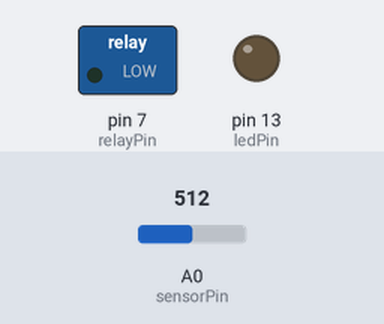
Recording of a sketch running on a simulated Arduino Uno, built with avr-gcc and run on an emulated ATmega328P. Parts: switched loads named in the sketch (green lamp = pin HIGH), output pins drawn as LEDs (lit = HIGH). Inputs (shaded band) come from the test bench; at power-on: A0 (sensorPin) = 512.

Above: at 10.8 s.
10.9 s: A0 (sensorPin) set to 736
21.2 s: A0 (sensorPin) set to 764
At 31.2 s:
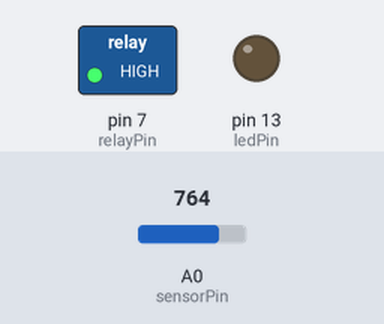
31.5 s: A0 (sensorPin) set to 407
41.5 s: A0 (sensorPin) set to 385
At 42.9 s:
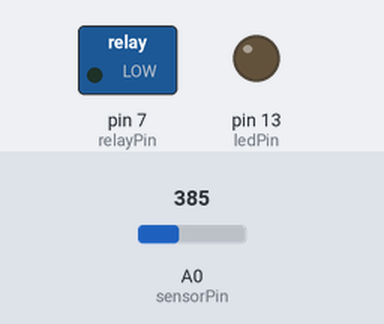
51.5 s: A0 (sensorPin) set to 760
At 53.7 s:
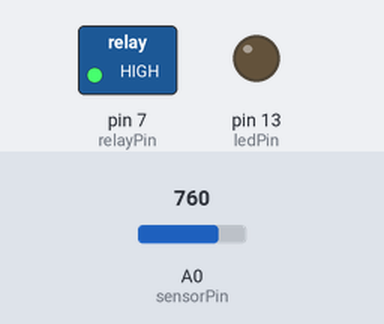
Timing chart, 0 to 55.2 s (numbered marks = the images above; inputs shaded):
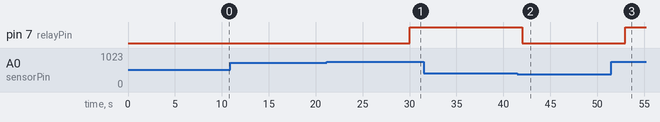

The sketch:

SmartGarden.ino
```cpp
/*
 * Automatic Watering Garden Code
 * By: Abhinav T
 */

int sensorPin = A0;    // select the input pin for the water soil sensor
int ledPin = 13;      // select the pin for the LED
int sensorValue = 0;  // variable to store the value coming from the sensor
int relayPin = 7; // Pin for output relay (turning on water pump/opening water solenoid)

boolean Time = false; //Whether to use a time limit or the stopWateringThreshold to stop watering
int waterThreshold = 750; // When the soil moisture level is above this point start watering
double timeThreshold = 300000; // Time Threshold to stop watering in milliSeconds
int stopWateringThreshold = 400; // When the soil moisture level is below this point stop watering

boolean watering = false;
double startTime;
double currentTime;
double amtDelay;  //Increases the delay when checking the moisture while not watering to save power and decreases the delay when watering to check the current moisture more rapidly

void setup() {
  // declare the ledPin as an OUTPUT:
  pinMode(relayPin, OUTPUT);
  pinMode(ledPin, OUTPUT);
}

void loop() {
  // read the value from the sensor:
  sensorValue = analogRead(sensorPin);
  currentTime = millis();
  amtDelay=10000; //Delay for 10 seconds if not watering
  if(watering){ //Checks to see if it is currently watering to know when it should stop watering
    amtDelay=1000; // Change delay to 1 second if watering
    if(Time && (currentTime - startTime)>timeThreshold){ //Check to see if it should use time limit to dictate when to stop watering
      watering=false;
      digitalWrite(relayPin, LOW);
    }
    else if(sensorValue<stopWateringThreshold){
        watering = false;
        digitalWrite(relayPin,LOW);
    }
   }
   else{ //When not watering check to see if soil moisture levl is above water threshold
    if(sensorValue>waterThreshold){
      watering = true;
      digitalWrite(relayPin, HIGH);
      amtDelay=1000;
    }
  }
  delay(amtDelay);
}
```

Measured:
- the behaviour switches between 750 and 751 on A0 (sensorPin) (found by bisection; images 0 and 1)
- the behaviour switches between 400 and 399 on A0 (sensorPin) (found by bisection; images 1 and 2)
- after the input at 10.9 s, every drawn part: stays the same
- after the input at 21.2 s, pin 7 (relayPin): LOW → HIGH after 8.8 s
- after the input at 31.5 s, every drawn part: stays the same
- after the input at 41.5 s, pin 7 (relayPin): HIGH → LOW after 0.50 s
- after the input at 51.5 s, pin 7 (relayPin): LOW → HIGH after 1.5 s
